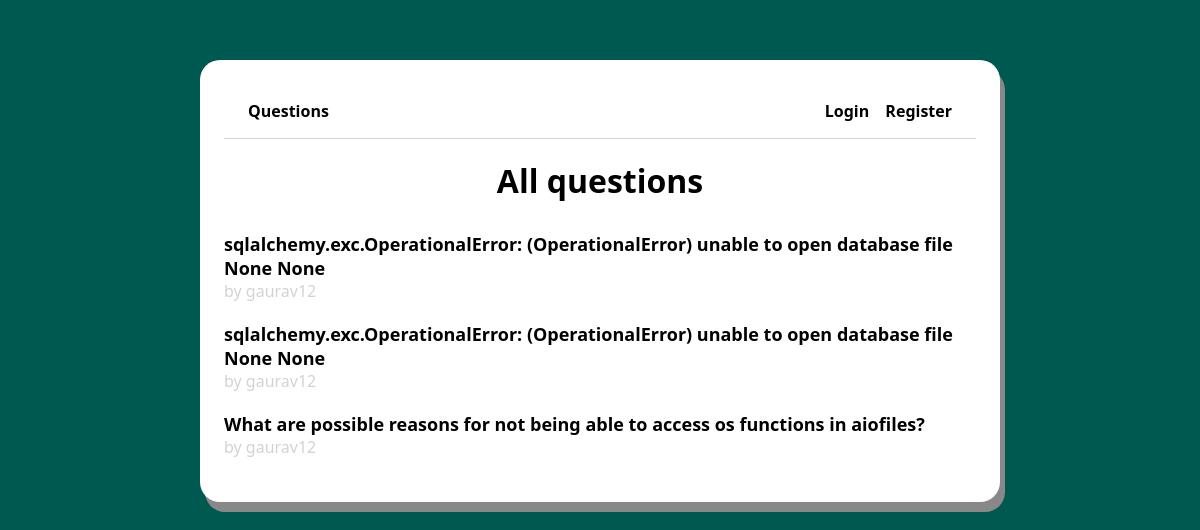
The page / on the database its author committed.
### app/models.py (models this page shows, shortened)
class Question(models.Model):
    author = models.ForeignKey(User, null=False,on_delete=models.CASCADE)
    title = models.CharField(max_length=200, null=False)
    body = models.TextField(null=False)
    created_at = models.DateField(auto_now_add=True)
    updated_at = models.DateField(auto_now=True)

### app/views.py (the view)
# urls.py: path('', views.homePage, name='index'),
def homePage(request):
    questions = Question.objects.all().order_by('-created_at')
    context = {
        'questions': questions
    }
    return render(request, 'homepage.html', context)

### app/templates/homePage.html
{% extends 'layout/page.html' %}
{% block content %}
<div class="page">
<h1 class="title">All questions</h1>
{% for question in questions %}
<div class="question-list-item">
  <a href="{% url 'question' question.id %}">
    <p class="question-list-item-title">
      {{question.title}}
    </p>
    <p class="question-list-item-author">
      by {{question.author.username}}
    </p>
  </a>
</div>
{% endfor %}
</div>
{% endblock %}

### app/templates/layout/page.html (shortened to what this page needs)
{% load static %}
<!DOCTYPE html>
<html lang="en" dir="ltr">
  <head>
    <link rel="stylesheet" type="text/css" href="{% static 'css/styles.css' %}?{% now "U" %}"/>
  </head>
  <body>
    <div class="main">
    {% include 'navbar.html' %}
    {% block content %}
    {% endblock %}
    </div>
  </body>
</html>

### app/templates/navbar.html
<nav class="navbar">
  <div class="main-menu">
    <ul>
      <li><a href="{% url 'index' %}">Questions</a></li>
    </ul>
  </div>
  <div class="user-menu">
    <ul>
      {% if user.is_authenticated %}
      <li><a href="{% url 'new-question' %}">Ask question</a></li>
      <li><a href="{% url 'logout' %}">Logout</a></li>
      {% else %}
      <li><a href="{% url 'login' %}">Login</a></li>
      <li><a href="{% url 'register' %}">Register</a></li>
      {% endif %}
    </ul>
  </div>
</nav>

### app/static/css/styles.css (style rules this page uses)
html, body { font-family: Segoe UI; background-color: #005950; }
*, *::after, *::before { box-sizing: border-box; }
a { text-decoration: none; }
ul { list-style: none; padding: 0; }
.main { max-width: 800px; margin: 60px auto; padding: 24px; border-radius: 20px; background-color: white; box-shadow: 5px 10px #888888; }
.navbar { display: flex; flex-direction: row; justify-content: space-between; padding: 0 24px; border-bottom: 1px solid lightgray; }
.user-menu ul li a, .main-menu ul li a { color: black; font-weight: 700; }
.user-menu ul li { display: inline; margin-left: 12px; }
.page { display: flex; flex-direction: column; }
.title { margin: 20px auto 30px auto; font-weight: 900; }
.question-list-item { margin-bottom: 20px; }
.question-list-item-title { color: black; font-size: 18px; font-weight: 900; margin: 0 }
.question-list-item-author { color: lightgray; margin: 0; }

### rows shown on the page
Question: title "sqlalchemy.exc.OperationalError: (OperationalError) unable to open database file None None", author.username "gaurav12"
Question: title "sqlalchemy.exc.OperationalError: (OperationalError) unable to open database file None None", author.username "gaurav12"
Question: title "What are possible reasons for not being able to access os functions in aiofiles?", author.username "gaurav12"
